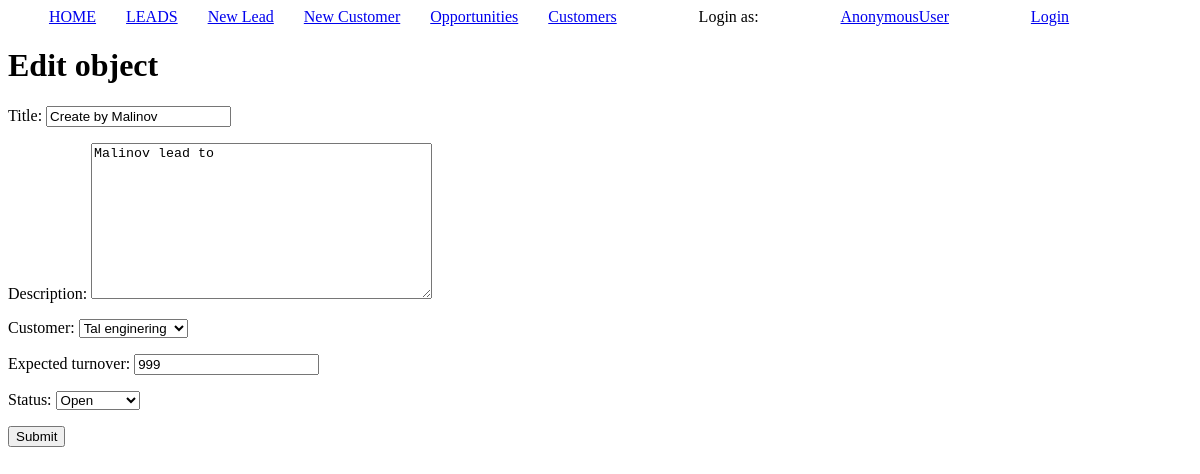
The app's page /leads/opportunity/8/edit/, older data.
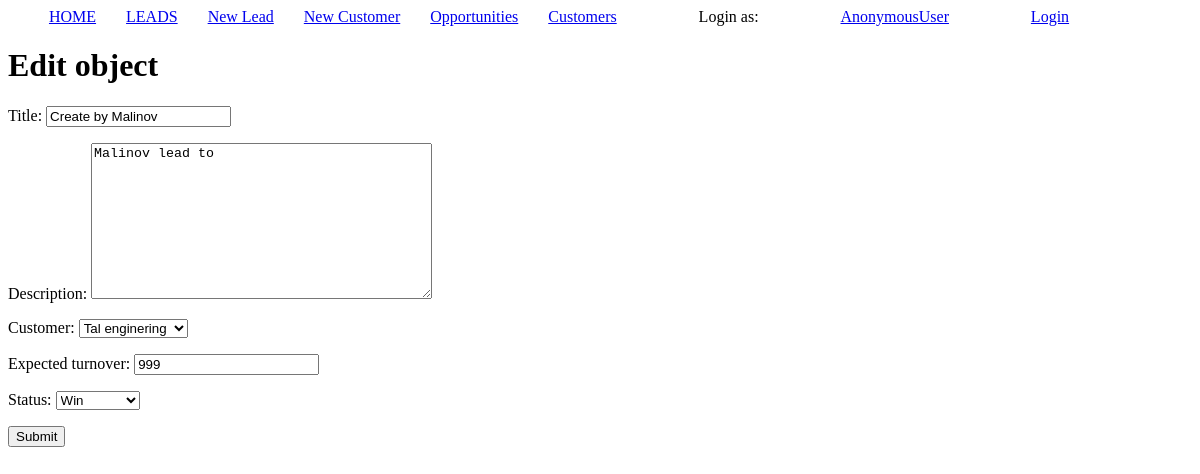
The same page, newer data.
### leads/models.py (models this page shows, shortened)
class Opportunity(models.Model):
    title = models.CharField(max_length=33)
    description = models.TextField(max_length=400)
    customer = models.ForeignKey(Customer, on_delete=models.CASCADE)
    expected_turnover = models.IntegerField(default=0)
    converted_by = models.ForeignKey(Agent, on_delete=models.SET_NULL, null=True)
    status = models.CharField(max_length=10, choices=OPPORTUNITY_STATUS_CHOICES, default='Open')

### leads/views.py (the view)
# urls.py: path('opportunity/<int:pk>/edit/', opportunity_edit, name='opportunity-edit'),
def opportunity_edit(request, pk):
    opportunity = Opportunity.objects.get(id=pk)
    form = OpportunityForm(instance=opportunity)
    if request.method == 'POST':
        form = OpportunityForm(request.POST, instance=opportunity)
        if form.is_valid():
            form.save()
            return redirect('opportunity-detail', pk)
    context = {
        'form': form,
    }
    return render(request, 'edit.html', context)

### leads/forms.py
class OpportunityForm(forms.ModelForm):
    class Meta:
        model = Opportunity
        fields = [
            'title',
            'description',
            'customer',
            'expected_turnover',
            'status',
        ]

### leads/models.py (called while the page is built)
    def __str__(self):
        return self.name

### leads/templates/edit.html (shortened to what this page needs)
{% include 'base.html' %}
{% block content %}
    <h1>Edit object</h1>
    <form method="post">
        {{ form.as_p }}
        <button type='submit'>
            Submit
        </button>
    </form>
{% endblock content %}

Row changes from the older to the newer data that the page shows:
changed Opportunity "Create by Malinov": status "Open" → "Win"
